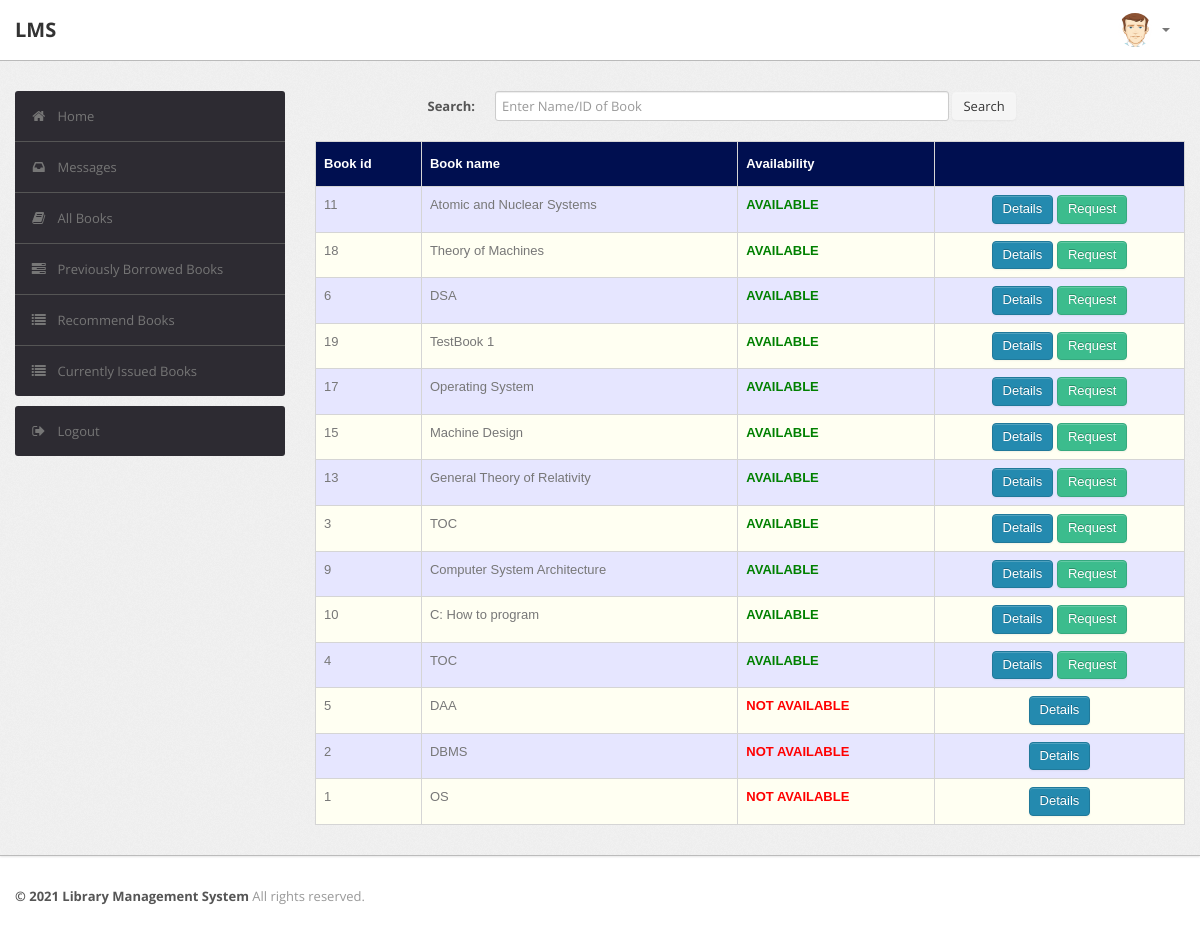
/student/book.php (signed in), run on the app's committed database.
### tables this page shows
CREATE TABLE `book` (
  `BookId` int(10) NOT NULL,
  `Title` varchar(50) DEFAULT NULL,
  `Publisher` varchar(50) DEFAULT NULL,
  `Year` varchar(50) DEFAULT NULL,
  `Availability` int(5) DEFAULT NULL
);

### student/book.php (the view, shortened to what this page needs)
<?php
require('dbconn.php');
?>
<?php
if ($_SESSION['RollNo']) {
    ?>
<!DOCTYPE html>
<html lang="en">
    <head>
        <link type="text/css" href="bootstrap/css/bootstrap.min.css" rel="stylesheet">
        <link type="text/css" href="bootstrap/css/bootstrap-responsive.min.css" rel="stylesheet">
        <link type="text/css" href="css/theme.css" rel="stylesheet">
        <link type="text/css" href="images/icons/css/font-awesome.css" rel="stylesheet">
    </head>
    <body>
        <div class="navbar navbar-fixed-top">
            <div class="navbar-inner">
                <div class="container">
                        <a class="brand" href="index.php">LMS </a>
                    <div class="nav-collapse collapse navbar-inverse-collapse">
                        <ul class="nav pull-right">
                            <li class="nav-user dropdown"><a href="#" class="dropdown-toggle" data-toggle="dropdown">
                                <img src="images/user.png" class="nav-avatar" />
                                <b class="caret"></b></a>
                            </li>
                        </ul>
                    </div>
                </div>
            </div>
        </div>
        <div class="wrapper">
            <div class="container">
                <div class="row">
                    <div class="span3">
                        <div class="sidebar">
                            <ul class="widget widget-menu unstyled">
                                <li class="active"><a href="index.php"><i class="menu-icon icon-home"></i>Home
                                </a></li>
                                 <li><a href="message.php"><i class="menu-icon icon-inbox"></i>Messages</a>
                                </li>
                                <li><a href="book.php"><i class="menu-icon icon-book"></i>All Books </a></li>
                                <li><a href="history.php"><i class="menu-icon icon-tasks"></i>Previously Borrowed Books </a></li>
                                <li><a href="recommendations.php"><i class="menu-icon icon-list"></i>Recommend Books </a></li>
                                <li><a href="current.php"><i class="menu-icon icon-list"></i>Currently Issued Books </a></li>
                            </ul>
                            <ul class="widget widget-menu unstyled">
                                <li><a href="logout.php"><i class="menu-icon icon-signout"></i>Logout </a></li>
                            </ul>
                        </div>
                    </div>
                    <div class="span9">
                        <form class="form-horizontal row-fluid" action="book.php" method="post">
                                        <div class="control-group">
                                            <label class="control-label" for="Search"><b>Search:</b></label>
                                            <div class="controls">
                                                <input type="text" id="title" name="title" placeholder="Enter Name/ID of Book" class="span8" required>
                                                <button type="submit" name="submit"class="btn">Search</button>
                                            </div>
                                        </div>
                                    </form>
                                    <br>
                                    <?php
                                    if(isset($_POST['submit']))
                                        {$s=$_POST['title'];
                                            $sql="select * from LMS.book where BookId='$s' or Title like '%$s%'";
                                        }
                                    else
                                        $sql="select * from LMS.book order by Availability DESC";
                                    $result=$conn->query($sql);
                                    $rowcount=mysqli_num_rows($result);
                                    if(!($rowcount))
                                        echo "<br><center><h2><b><i>No Results</i></b></h2></center>";
                                    else
                                    {
                                    ?>
                        <table class="table" id = "tables">
                                  <thead>
                                    <tr>
                                      <th>Book id</th>
                                      <th>Book name</th>
                                      <th>Availability</th>
                                      <th></th>
                                    </tr>
                                  </thead>
                                  <tbody>
                                    <?php
                            while($row=$result->fetch_assoc())
                            {
                                $bookid=$row['BookId'];
                                $name=$row['Title'];
                                $avail=$row['Availability'];
                            ?>
                                    <tr>
                                      <td><?php echo $bookid ?></td>
                                      <td><?php echo $name ?></td>
                                      <td><b><?php
                                           if($avail > 0)
                                              echo "<font color=\"green\">AVAILABLE</font>";
                                            else
                                            	echo "<font color=\"red\">NOT AVAILABLE</font>";
                                                 ?>
                                                 </b></td>
                                      <td><center><a href="bookdetails.php?id=<?php echo $bookid; ?>" class="btn btn-primary">Details</a>
                                      	<?php
                                      	if($avail > 0)
                                      		echo "<a href=\"issue_request.php?id=".$bookid."\" class=\"btn btn-success\">Request</a>";
                                        ?>
                                        </center></td>
                                    </tr>
                               <?php }} ?>
                               </tbody>
                                </table>
                            </div>
                </div>
                </div>
            </div>
<div class="footer">
            <div class="container">
                <b class="copyright">&copy; 2021 Library Management System </b>All rights reserved.
            </div>
        </div>
    </body>
</html>
<?php }
else {
    echo "<script type='text/javascript'>alert('Access Denied!!!')</script>";
} ?>

### student/css/theme.css (style rules this page uses)
#tables { font-family: "Trebuchet MS", Arial, Helvetica, sans-serif; border-collapse: collapse; width: 100%; }
#tables td, #tables th { border: 1px solid #ddd; padding: 8px; }
#tables tr:nth-child(even) { background-color: #fffff2; }
#tables tr:nth-child(odd) { background-color: #e6e6ff; }
#tables th { padding-top: 12px; padding-bottom: 12px; text-align: left; background-color: #000F50; color: white; }
body { font-size: 13px; font-family: 'Open Sans', Arial, sans-serif; background: #fff; color: #777 }
strong, b { color: #555 }
.wrapper { background: url(../images/bg.png) #eee; border-bottom: 1px solid #bbb; -webkit-box-shadow: 0 1px 2px rgba(0,0,0,0.1); -moz-box-shadow: 0 1px 2px rgba(0,0,0,0.1); box-shadow: 0 1px 2px rgba(0,0,0,0.1); padding: 30px 0 }
.footer { color: #999; padding: 30px 0 60px }
form { margin: 0 }
select, textarea, input[type="text"], input[type="password"], input[type="datetime"], input[type="datetime-local"], input[type="date"], input[type="month"], input[type="time"], input[type="week"], input[type="number"], input[type="email"], input[type="url"], input[type="search"], input[type="tel"], input[type="color"], .uneditable-input, label, input, button, select, textarea { -webkit-border-radius: 3px; -moz-border-radius: 3px; border-radius: 3px; font-size: 13px; font-family: 'Open Sans', Tahoma, Arial, sans-serif }
body [class^="icon-"], body [class*=" icon-"] { font-size: 14px; line-height: 20px; height: 20px }
.form-horizontal .control-group, .form-vertical .control-group { margin-bottom: 0 }
.navbar { position: static!important; margin: 0!important }
.navbar .navbar-inner { background: #fff; border-bottom: 1px solid #bbb; -webkit-box-shadow: 0 1px 2px rgba(0,0,0,0.15); -moz-box-shadow: 0 1px 2px rgba(0,0,0,0.15); box-shadow: 0 1px 2px rgba(0,0,0,0.15) }
.navbar .brand { color: #333; font-weight: bold; font-size: 20px; margin-right: 20px; padding: 20px }
.navbar .nav>li>a { padding: 20px 15px; font-weight: bold; color: #777 }
.nav-user>a { height: 20px }
.nav-avatar { width: 34px; height: 34px; margin: -7px 5px 0 0; -webkit-border-radius: 50%; -moz-border-radius: 50%; border-radius: 50% }
.btn, .btn-box { -webkit-border-radius: 3px; -moz-border-radius: 3px; border-radius: 3px }
.btn { font-size: 13px; font-weight: 600 }
.btn { display: inline-block; margin-bottom: 0; font-weight: 400; text-align: center; vertical-align: middle; cursor: pointer; background-image: none; border: 1px solid transparent; white-space: nowrap; padding: 4px 10px; font-size: 13px; line-height: 1.42857; border-radius: 4px; -webkit-user-select: none; -moz-user-select: none; -ms-user-select: none; user-select: none }
.btn-primary { color: #fff; background-color: #248aaf; border-color: #20799a }
.btn-success { color: #fff; background-color: #3cbc8d; border-color: #36a97f }
.table { margin-bottom: 0 }
.table th, .table td { border-color: #d5d5d5!important }
.widget-menu { background: #fff; -webkit-border-radius: 3px; -moz-border-radius: 3px; border-radius: 3px; overflow: hidden }
.widget-menu a { color: #555; display: block; line-height: 20px; padding: 15px; text-decoration: none!important }
.widget-menu .menu-icon { margin-right: 10px; color: #767676; -webkit-transition: all .2s ease-in-out; -moz-transition: all .2s ease-in-out; transition: all .2s ease-in-out; }
.widget-menu>li+li { border-top: 1px solid #555 }
.widget-menu>li>a { background-color: #2d2b32; color: #767676; -webkit-transition: all .2s ease-in-out; -moz-transition: all .2s ease-in-out; transition: all .2s ease-in-out; }

### data on the page
book: BookId "11", Title "Atomic and Nuclear Systems", Availability "AVAILABLE"
book: BookId "18", Title "Theory of Machines", Availability "AVAILABLE"
book: BookId "6", Title "DSA", Availability "AVAILABLE"
book: BookId "19", Title "TestBook 1", Availability "AVAILABLE"
book: BookId "17", Title "Operating System", Availability "AVAILABLE"
book: BookId "15", Title "Machine Design", Availability "AVAILABLE"
book: BookId "13", Title "General Theory of Relativity", Availability "AVAILABLE"
book: BookId "3", Title "TOC", Availability "AVAILABLE"
book: BookId "9", Title "Computer System Architecture", Availability "AVAILABLE"
book: BookId "10", Title "C: How to program", Availability "AVAILABLE"
book: BookId "4", Title "TOC", Availability "AVAILABLE"
book: BookId "5", Title "DAA", Availability "NOT AVAILABLE"
book: BookId "2", Title "DBMS", Availability "NOT AVAILABLE"
book: BookId "1", Title "OS", Availability "NOT AVAILABLE"
